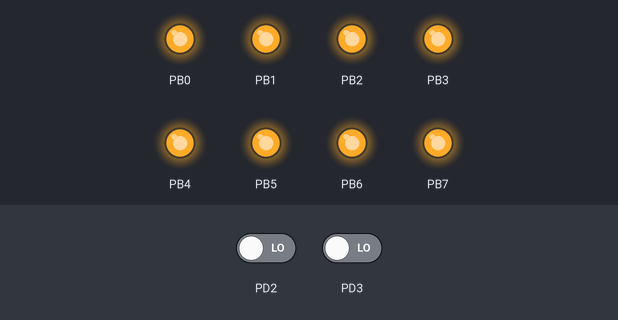
This program was run on a simulated ATtiny2313, built with avr-gcc and emulated at 8 MHz (the files do not name the chip). Shown: output pins drawn as LEDs (lit = HIGH). Inputs (shaded band) come from the test bench; at power-on: PD2 LOW, PD3 LOW.

Above: at 0.1 s.
Timing chart, 0 to 1.6 s (numbered marks = the images above):
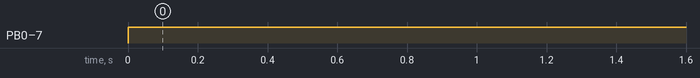

The program:

main.c
```c
#include <avr/io.h>
#include <avr/interrupt.h>

volatile uint8_t value;
volatile uint8_t upPressed = 0;
volatile uint8_t downPressed = 0;

int main () {

  // Set Pin 6 (PD2) as the pin to use for this example
  PCMSK |= (1<<PIND2);

  // interrupt on INT0 pin falling edge (sensor triggered)
  MCUCR = (1<<ISC01) | (1<<ISC00) | (1<<ISC11) | (1<<ISC10);

  // turn on interrupts!
  GIMSK  |= (1<<INT0) | (1<<INT1);

  sei();

  DDRB = 0xff;

  value = 0;

  while (1) {
  	if (upPressed)
		value ++;
  	if (downPressed)
		value ++;


	PORTB = ~value;
  }

  //DDRB |= (1<<PB3); // Port OC1A mit angeschlossener LED als Ausgang
  //TCCR1A = (1<<WGM10) | (1<<COM1A1); // PWM, phase correct, 8 bit.
  //TCCR1B = (1<<CS10); // Prescaler 1 = Enable counter
  //OCR1A = value; // Duty cycle 50% (Anm. ob 128 oder 127 bitte prüfen)
}

SIGNAL (SIG_INT0)
{
	upPressed = !upPressed;

    // Do some stuff
}

SIGNAL (SIG_INT1)
{
	downPressed = !downPressed;

    // Do some stuff
}
```

Measured:
- by itself, PB0–7: LOW → HIGH at 0.00 s
